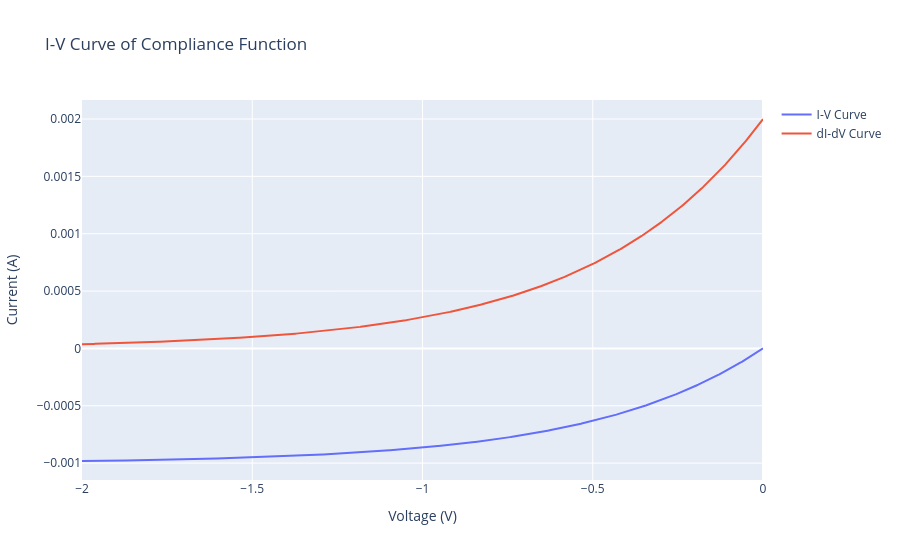

The notebook cell saved with this chart:
### Markdown cell above
### Reset

### Code cell
import numpy as np
import plotly.graph_objects as go
from datetime import datetime
import os
import time
import pandas as pd
import copy
import matplotlib.pyplot as plt

from pytcad.Mesh import Mesh
from pytcad.Device import Device
from pytcad.Simulator import Simulator
from pytcad.Materials import Conductor,Oxide,Semiconductor
import pytcad.Post as post
import dill

vtk_foldername='results_vtk/RRAM_reset_'+"{:%Y%m%d}".format(datetime.now())
if not os.path.exists(vtk_foldername):
        os.mkdir(vtk_foldername)
vtk_foldername_states='results_vtk/dill_RRAM_reset_'+"{:%Y%m%d}".format(datetime.now())
if not os.path.exists(vtk_foldername_states):
        os.mkdir(vtk_foldername_states)

start = time.time()
mesh=Mesh(mesh_type='2D',cell_type='triangular',filename='devices/RRAM/RRAM.mesh',scale=1e-9,symmetric_axis='y-axis') 
end = time.time()
print('Time mesh reading:',end-start, 's')

mesh.set_region_name(reg_num=0,reg_name='hfox')
mesh.set_region_name(reg_num=1,reg_name='BE')
mesh.set_region_name(reg_num=2,reg_name='TE')

device=Device(mesh)
device.width = 200e-9

device.set_electrode(reg_name='BE',electrode_name='BE')
device.set_electrode(reg_name='TE',electrode_name='TE')

hfox_semi=Semiconductor('hfox',mobility_model='rram_carrier_1',recombination_models=None,ion_recombination_models=['oxygen_vacancies'])
device.set_material(reg_name='hfox',type='semiconductor' ,material=hfox_semi)
device.set_material(reg_name='BE',type='conductor' ,material=Conductor(kappa=1))
device.set_material(reg_name='TE',type='conductor' ,material=Conductor(kappa=0.2))
# device.set_material(reg_name='TE',type='conductor' ,material=Conductor(kappa=1))

device.set_thermal_boundary(x_min=-1,x_max=1,y_min=-0.01e-9,y_max=0.01e-9)
device.set_thermal_boundary(x_min=-1,x_max=1,y_min=29.99e-9,y_max=30.01e-9)

device.residual_ion_percentage = 0.05
device.max_residual_ion_value=1e26
device.set_uniform_ion(reg_name='hfox',conc=10,type="acceptor")
device.set_ion_boundary_region_interface(reg_name_1='hfox',reg_name_2='TE',conc=1e25,type="donor")

conf={'method':'newton',  # 'newton' or 'gummel' method or 'ion_gummel' for nonlinear iteration
        'max_iter':100,
        'damping':0.5,
        'l2_resolution':1e-8,
        'with_electrode_voltage':False,
        'with_electron':True,
        'with_hole':False,
        'with_temperature':True,
        'with_ion':True,
        'show_details':True,
        'with_conductor_temperature':True,
        'compliance_electrode_near':None,
        'uniform_band':True,
        'compliance': False,
        'with_soret':True,
        'forming_complete':False
        }


def iv_compliance(v):
    Ic = -1e-3
    alpha = 2
    i = Ic*(1-np.exp(alpha*v))
    di_dv = Ic *(-np.exp(alpha*v)) * (alpha)
    return i, di_dv

vc = np.linspace(0, -2, 1000)
ic, di_dv = iv_compliance(vc)
fig = go.Figure()
fig.add_trace(go.Scatter(x=vc, y=ic, mode='lines', name='I-V Curve'))
fig.add_trace(go.Scatter(x=vc, y=di_dv, mode='lines', name='dI-dV Curve'))
fig.update_layout(title='I-V Curve of Compliance Function', xaxis_title='Voltage (V)', yaxis_title='Current (A)')
fig.show()

colors = ['#1b9e77', '#d95f02', '#7570b3', '#e7298a', '#66a61e']


conf['compliance'] = True
conf['damping'] = 1.0
conf['l2_resolution'] = 1e-6
conf['with_electrode_voltage'] = True
conf['compliance_voltage_neg'] = True
conf['compliance_electrode'] = 'TE'
conf['damping_electrode_voltage'] = 1.0

conf['compliance_method'] = 'iv_func'
conf['func'] = iv_compliance


with open('results_vtk_ex09/dill_RRAM_forming_3_20260509/simulator_forming.pkl', 'rb') as f:
    simulator_forming = dill.load(f)

device.ion_density = copy.deepcopy(simulator_forming.ion_density)
device.ion_density_residual = copy.deepcopy(simulator_forming.ion_density_residual)
simulator=Simulator(device,conf)
simulator.ion_density_max =  copy.deepcopy(simulator_forming.ion_density_max)

pwl_list = {"time":[0.0, 0.015, 0.03], 
            "voltage":[-0.001, -1.5, -0.001]}
max_time_step = 0.0005

time_all = []
voltage = []
current = []
voltage_vte = []
simulator_trace = []

plt.figure(figsize=(6,4))
file_name_time_stepped_pvd=vtk_foldername+'/'+f'time_steped_reset'+'.pvd'
with open(file_name_time_stepped_pvd, "w") as f:
        f.write("<?xml version=\"1.0\"?>\n")
        f.write("<VTKFile type=\"Collection\" version=\"0.1\" byte_order=\"LittleEndian\" compressor=\"vtkZLibDataCompressor\">\n")
        f.write("<Collection>\n")
        
pvd_step = 0
stable_steps = 0          
STABLE_STEPS_REQUIRED = 5  

for i in range(len(pwl_list['time'])-1):
        t_start = pwl_list['time'][i]
        t_end = pwl_list['time'][i+1]
        v_start = pwl_list['voltage'][i]
        v_end = pwl_list['voltage'][i+1]

        time_last = t_start
        simulator_last = copy.deepcopy(simulator)

        time_step = max_time_step
        time_now = time_last + 1e-10
        if time_now > t_end:
                time_now = t_end
        while time_now <= t_end:
                vapplied = v_start + (v_end - v_start) * (time_now - t_start) / (t_end - t_start)
                print(f'\nTime: {time_now:.4f} s, Voltage: {vapplied:.4f} V')

                simulator.vapplied = vapplied    
                simulator.time_step = time_now - time_last

                try:
                        converged = simulator.run_all()    
                except Exception as e:
                        print(f"An error occurred during simulation at time {time_now:.4f} s: {e}")
                        converged = False       

                if vapplied> -0.05 or converged:
                # if converged:
                     
                    pvd_step += 1
                    Jn,Jp=simulator.get_contact_current(contact_name='TE')
                    vte = simulator.voltage_biases['TE']
                    print('Jn=',Jn,', Jp=',Jp,', Current=',(Jn+Jp),'\n')
                    print(f'Voltage on TE: {vte:.5f} V\n')
                    post.export_vtk(simulator, vtk_foldername, f"RRAM_reset_segment_{i}_{conf['compliance_electrode']}_{vte:.8f}_{vapplied:.8f}", x_scale=1, y_scale=1, file_name_time_stepped_pvd=file_name_time_stepped_pvd, timestep=pvd_step)
                   
                    time_all.append(time_now)
                    current.append(Jn+Jp)
                    voltage.append(vapplied)
                    voltage_vte.append(vte)

                    plt.clf()

                    plt.plot(voltage, np.abs(current), color=colors[0], marker='o', markerfacecolor='w', linestyle='None',label='RRAM set') 

                    plt.xlabel('Voltage (V)')
                    plt.ylabel('Current (A)')
                    plt.yscale('log')
                    plt.title('RRAM reset simulation')
                    plt.grid(True)
                    plt.savefig(vtk_foldername+f'/IV_RESET.png')

                    time_last = time_now
                    simulator_last = copy.deepcopy(simulator)

                    # 修改：稳定步数累加，达到阈值后才增大 time_step
                    stable_steps += 1
                    print(f'Stable steps after convergence: {stable_steps}/{STABLE_STEPS_REQUIRED}')
                    if stable_steps >= STABLE_STEPS_REQUIRED:
                        time_step = 1.5 * time_step
                        if time_step > max_time_step:
                            time_step = max_time_step
                        stable_steps = 0  # 重置计数器
                        print(f'New time step after {STABLE_STEPS_REQUIRED} stable steps: {time_step:.6e} s')
                    else:
                        print(f'Holding time step at: {time_step:.6e} s (waiting for {STABLE_STEPS_REQUIRED} stable steps)')

                    if time_now == t_end:
                            break
                    elif time_now + time_step <= t_end:
                            time_now += time_step
                    elif time_now + time_step > t_end:
                            time_now = t_end
                else:
                    print(f'Simulation did not converge at time: {time_now:.4f} s and voltage: {vapplied:.4f} V')
                    simulator = copy.deepcopy(simulator_last)

                    time_step = time_step/1.5
                    print(f'New time step after non-convergence: {time_step:.6e} s')

                    time_now = time_last + time_step
                

with open(file_name_time_stepped_pvd, "a") as f:
        f.write("  </Collection>\n")
        f.write("</VTKFile>\n")

simulator_reset=copy.deepcopy(simulator)

trace_reset=go.Scatter(x=voltage, y=np.abs(current), mode='markers+lines', 
                        line=dict(color=colors[2]), name='RRAM_reset')

trace_v_time=go.Scatter(x=time_all, y=voltage, mode='markers+lines', 
                        line=dict(color=colors[0]), name='Vapplied')
trace_vte_time=go.Scatter(x=time_all, y=voltage_vte, mode='markers+lines', 
                        line=dict(color=colors[1]), name='Voltage on Device')


file_name_plot = f"simulator_reset.pkl"
full_path_plot = os.path.join(vtk_foldername_states, file_name_plot)
with open(full_path_plot, 'wb') as f:
        dill.dump(simulator_reset, f)

file_name_plot = f"trace_reset.pkl"
full_path_plot = os.path.join(vtk_foldername_states, file_name_plot)
with open(full_path_plot, 'wb') as f:
        dill.dump(trace_reset, f)

file_name_plot = f"trace_v_time.pkl"
full_path_plot = os.path.join(vtk_foldername_states, file_name_plot)
with open(full_path_plot, 'wb') as f:
        dill.dump(trace_v_time, f)

file_name_plot = f"trace_vte_time.pkl"
full_path_plot = os.path.join(vtk_foldername_states, file_name_plot)
with open(full_path_plot, 'wb') as f:
        dill.dump(trace_vte_time, f)

file_name_plot = f"voltage.pkl"
full_path_plot = os.path.join(vtk_foldername_states, file_name_plot)
with open(full_path_plot, 'wb') as f:
        dill.dump(voltage, f)

file_name_plot = f"current.pkl"
full_path_plot = os.path.join(vtk_foldername_states, file_name_plot)
with open(full_path_plot, 'wb') as f:
        dill.dump(current, f)

file_name_plot = f"time_all.pkl"
full_path_plot = os.path.join(vtk_foldername_states, file_name_plot)
with open(full_path_plot, 'wb') as f:
        dill.dump(time_all, f)

file_name_plot = f"voltage_vte.pkl"
full_path_plot = os.path.join(vtk_foldername_states, file_name_plot)
with open(full_path_plot, 'wb') as f:
        dill.dump(voltage_vte, f)

### Figure 1 — Plotly figure (JSON) as saved in the notebook; plotly's stock layout.template omitted (floating-point values rounded to 4 significant figures; data arrays with more than 128 entries replaced by an {"elided": "..."} marker saying what was removed)
{"data": [{"mode": "lines", "name": "I-V Curve", "type": "scatter", "x": {"elided": "1000 float values"}, "y": {"elided": "1000 float values"}}, {"mode": "lines", "name": "dI-dV Curve", "type": "scatter", "x": {"elided": "1000 float values"}, "y": {"elided": "1000 float values"}}], "layout": {"title": {"text": "I-V Curve of Compliance Function"}, "xaxis": {"title": {"text": "Voltage (V)"}}, "yaxis": {"title": {"text": "Current (A)"}}}}
